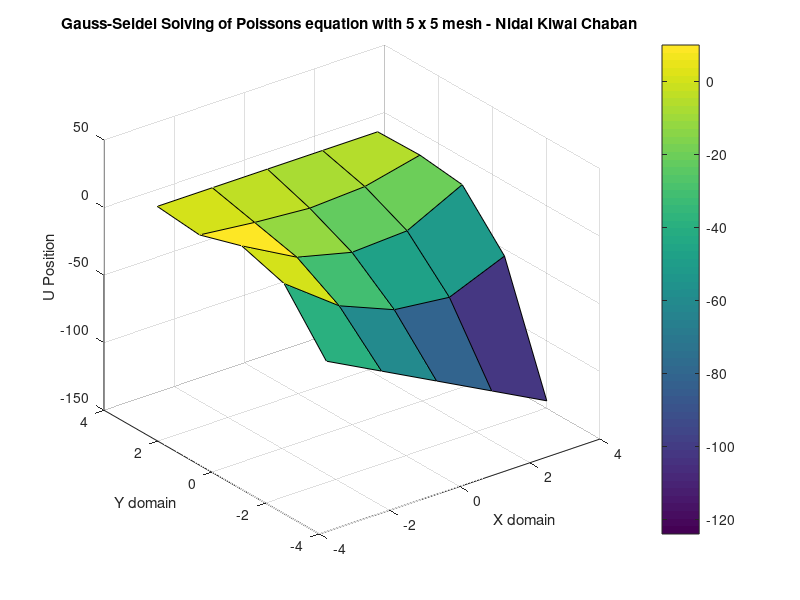
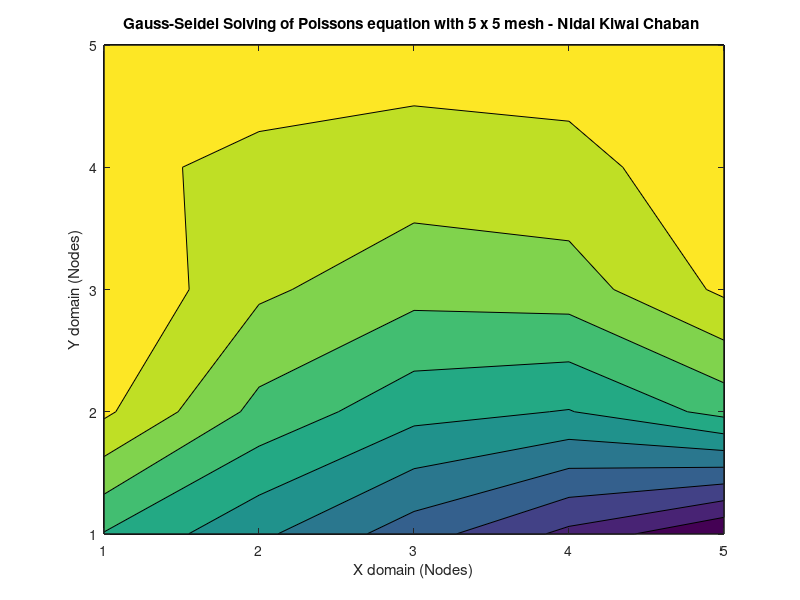

The MATLAB script that drew these images, in order:
% Poisson's Equation on a rectangle
% Nidal Kiwai Chaban
% Gauss-Seidel Method
clc
clear all
n=input('Input number of nodes n for an n x n mesh: ');
x=n;
y=n;
u=zeros(x,y);
bx=pi;
ax=-pi;
by=pi;
ay=-pi;
xd=linspace(ax,bx,x);
yd=linspace(ay,by,y);
k=0;
err=1;
h=xd(2)-xd(1);

%Boundary conditions
 u(:,1)=((by-yd(:)).^2).*cos(pi.*yd(:)/by);
 u(:,x)=yd(:).*(by-yd(:)).^2;
 u(1,:)=(((by-ay).^2).*cos(pi.*ay/by))+((xd(:)-ax)/(bx-ax)).*((ay.*((by-ay).^2)-((by-ay).^2).*cos(pi*ay/by)));
 u(y,:)=by;

tic 
while max(max(err(:)))>=1e-6
    k=k+1;
    uold=u;
    for i=2:x-1
    for j=2:y-1
        %F(i,j)=0;
        F(i,j)=cos((pi/2)*(2*((xd(i)-ax)/(bx-ax))+1))*sin(pi*(yd(j)-ay)/(by-ay));
        u(i,j)=(1/4)*(u(i+1,j)+u(i-1,j)+u(i,j+1)+u(i,j-1)+(h.^2)*F(i,j));
        
    end

    end
unew=u;
err=abs((uold-unew)./unew);
end
el=toc;


[X,Y]=meshgrid(xd,yd);
figure(1)
surf(X,Y,u) %3D Plot
xlabel('X domain')
ylabel('Y domain')
zlabel('U Position') 
title(['Gauss-Seidel Solving of Poissons equation with '  num2str(n) ' x ' num2str(n)  ' mesh - Nidal Kiwai Chaban '])
colorbar
figure(2)
contourf(u) %2D Plot
xlabel('X domain (Nodes)')
ylabel('Y domain (Nodes)')
title(['Gauss-Seidel Solving of Poissons equation with '  num2str(n) ' x ' num2str(n)  ' mesh - Nidal Kiwai Chaban '])

erb=max(max(err));

%Reporting
fprintf('Gauss-Seidel Method %d')
fprintf('\nMesh size: %d',x)
fprintf(' x %d',y)
fprintf('\nIterations: %d',k)
fprintf('\nElapsed time: %f',el);
fprintf('\nBiggest error value between u(i) and u(i-1): %.4ef',erb);
